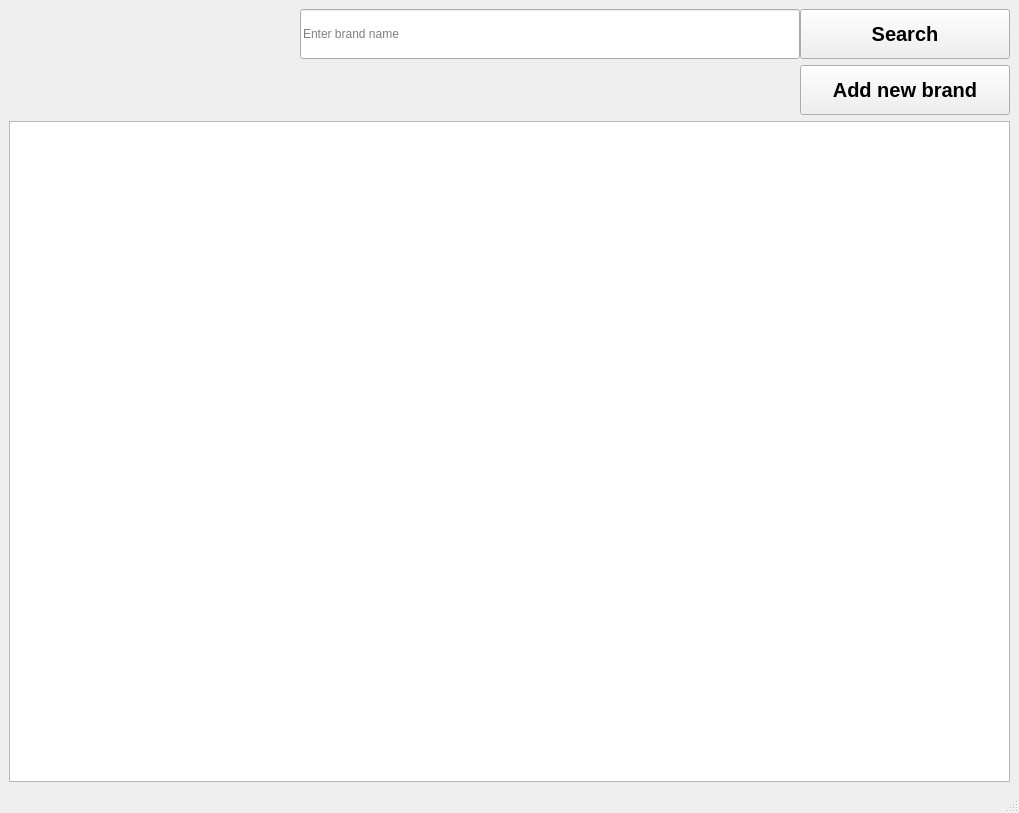
<?xml version="1.0" encoding="UTF-8"?>
<ui version="4.0">
 <class>brands_manager</class>
 <widget class="QMainWindow" name="brands_manager">
  <property name="geometry">
   <rect>
    <x>0</x>
    <y>0</y>
    <width>1019</width>
    <height>813</height>
   </rect>
  </property>
  <property name="windowTitle">
   <string>MainWindow</string>
  </property>
  <property name="styleSheet">
   <string notr="true"/>
  </property>
  <widget class="QWidget" name="centralwidget">
   <property name="styleSheet">
    <string notr="true"/>
   </property>
   <layout class="QVBoxLayout" name="verticalLayout">
    <item>
     <layout class="QHBoxLayout" name="horizontalLayout">
      <property name="spacing">
       <number>0</number>
      </property>
      <item>
       <spacer name="horizontalSpacer_2">
        <property name="orientation">
         <enum>Qt::Horizontal</enum>
        </property>
        <property name="sizeType">
         <enum>QSizePolicy::Expanding</enum>
        </property>
        <property name="sizeHint" stdset="0">
         <size>
          <width>250</width>
          <height>20</height>
         </size>
        </property>
       </spacer>
      </item>
      <item>
       <widget class="QLineEdit" name="name_line_edit">
        <property name="sizePolicy">
         <sizepolicy hsizetype="Preferred" vsizetype="Preferred">
          <horstretch>0</horstretch>
          <verstretch>0</verstretch>
         </sizepolicy>
        </property>
        <property name="minimumSize">
         <size>
          <width>500</width>
          <height>50</height>
         </size>
        </property>
        <property name="maximumSize">
         <size>
          <width>16777215</width>
          <height>50</height>
         </size>
        </property>
        <property name="toolTip">
         <string>Enter brand name</string>
        </property>
        <property name="placeholderText">
         <string>Enter brand name</string>
        </property>
       </widget>
      </item>
      <item>
       <widget class="QPushButton" name="search_btn">
        <property name="sizePolicy">
         <sizepolicy hsizetype="Expanding" vsizetype="Preferred">
          <horstretch>0</horstretch>
          <verstretch>0</verstretch>
         </sizepolicy>
        </property>
        <property name="minimumSize">
         <size>
          <width>100</width>
          <height>50</height>
         </size>
        </property>
        <property name="maximumSize">
         <size>
          <width>210</width>
          <height>50</height>
         </size>
        </property>
        <property name="font">
         <font>
          <pointsize>15</pointsize>
          <italic>false</italic>
          <bold>true</bold>
          <underline>false</underline>
          <strikeout>false</strikeout>
         </font>
        </property>
        <property name="text">
         <string>Search</string>
        </property>
       </widget>
      </item>
     </layout>
    </item>
    <item>
     <layout class="QHBoxLayout" name="horizontalLayout_4">
      <property name="spacing">
       <number>0</number>
      </property>
      <item>
       <spacer name="horizontalSpacer">
        <property name="orientation">
         <enum>Qt::Horizontal</enum>
        </property>
        <property name="sizeType">
         <enum>QSizePolicy::Expanding</enum>
        </property>
        <property name="sizeHint" stdset="0">
         <size>
          <width>100</width>
          <height>20</height>
         </size>
        </property>
       </spacer>
      </item>
      <item>
       <widget class="QPushButton" name="create_btn">
        <property name="sizePolicy">
         <sizepolicy hsizetype="Expanding" vsizetype="Preferred">
          <horstretch>0</horstretch>
          <verstretch>0</verstretch>
         </sizepolicy>
        </property>
        <property name="minimumSize">
         <size>
          <width>100</width>
          <height>50</height>
         </size>
        </property>
        <property name="maximumSize">
         <size>
          <width>210</width>
          <height>50</height>
         </size>
        </property>
        <property name="font">
         <font>
          <pointsize>15</pointsize>
          <bold>true</bold>
          <underline>false</underline>
          <strikeout>false</strikeout>
         </font>
        </property>
        <property name="text">
         <string>Add new brand</string>
        </property>
       </widget>
      </item>
     </layout>
    </item>
    <item>
     <widget class="QTableView" name="brand_table_view">
      <attribute name="horizontalHeaderCascadingSectionResizes">
       <bool>true</bool>
      </attribute>
      <attribute name="horizontalHeaderShowSortIndicator" stdset="0">
       <bool>true</bool>
      </attribute>
      <attribute name="horizontalHeaderStretchLastSection">
       <bool>true</bool>
      </attribute>
     </widget>
    </item>
   </layout>
  </widget>
  <widget class="QMenuBar" name="menubar">
   <property name="geometry">
    <rect>
     <x>0</x>
     <y>0</y>
     <width>1019</width>
     <height>19</height>
    </rect>
   </property>
  </widget>
  <widget class="QStatusBar" name="statusbar"/>
 </widget>
 <resources>
  <include location="../resources.qrc"/>
 </resources>
 <connections/>
</ui>
